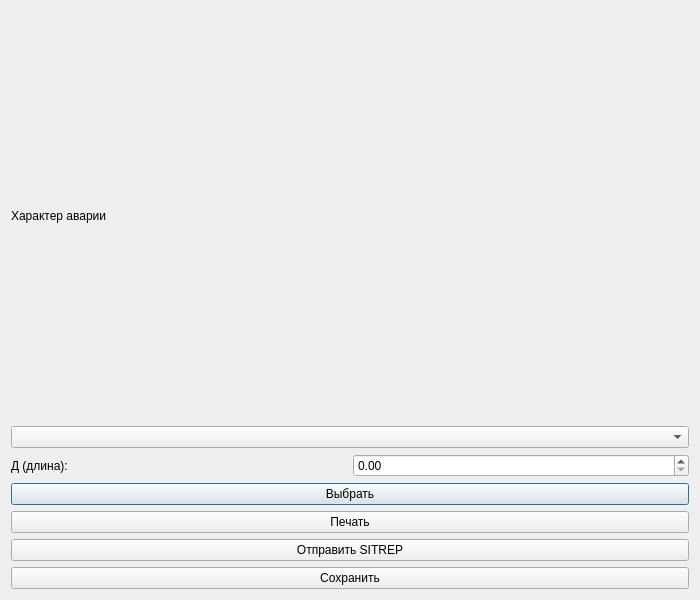
<ui version="4.0">
 <class>IncidentObjectDialog</class>
 <widget class="QDialog" name="IncidentObjectDialog">
  <property name="geometry">
   <rect>
    <x>0</x>
    <y>0</y>
    <width>700</width>
    <height>600</height>
   </rect>
  </property>
  <property name="windowTitle">
   <string>Объект аварийного случая</string>
  </property>
  <layout class="QVBoxLayout" name="verticalLayout">
   <item>
    <widget class="QLabel" name="label_incident_type">
     <property name="text">
      <string>Характер аварии</string>
     </property>
    </widget>
   </item>
   <item>
    <widget class="QComboBox" name="cmb_incident_type"/>
   </item>
   <item>
    <layout class="QHBoxLayout" name="hbox_params">
     <item>
      <widget class="QLabel" name="label_length">
       <property name="text">
        <string>Д (длина):</string>
       </property>
      </widget>
     </item>
     <item>
      <widget class="QDoubleSpinBox" name="spin_length"/>
     </item>
     <!-- Добавьте аналогично для Ш, Осадка, MMSI, IMO и всех полей до ETD/ETA -->
    </layout>
   </item>
   <item>
    <widget class="QPushButton" name="btn_select">
     <property name="text">
      <string>Выбрать</string>
     </property>
    </widget>
   </item>
   <item>
    <widget class="QPushButton" name="btn_print">
     <property name="text">
      <string>Печать</string>
     </property>
    </widget>
   </item>
   <item>
    <widget class="QPushButton" name="btn_send_sitrep">
     <property name="text">
      <string>Отправить SITREP</string>
     </property>
    </widget>
   </item>
   <item>
    <widget class="QPushButton" name="btn_save">
     <property name="text">
      <string>Сохранить</string>
     </property>
    </widget>
   </item>
  </layout>
 </widget>
 <resources/>
 <connections/>
</ui>
